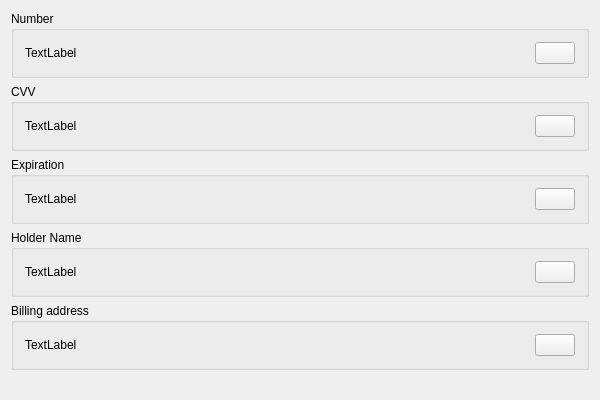
<?xml version="1.0" encoding="UTF-8"?>
<ui version="4.0">
 <class>ViewCardItemClass</class>
 <widget class="QWidget" name="ViewCardItemClass">
  <property name="geometry">
   <rect>
    <x>0</x>
    <y>0</y>
    <width>600</width>
    <height>400</height>
   </rect>
  </property>
  <property name="windowTitle">
   <string>ViewCardItem</string>
  </property>
  <layout class="QVBoxLayout" name="verticalLayout">
   <item>
    <widget class="QGroupBox" name="groupBox">
     <property name="title">
      <string>Number</string>
     </property>
     <layout class="QHBoxLayout" name="horizontalLayout">
      <item>
       <widget class="QLabel" name="numberLabel">
        <property name="sizePolicy">
         <sizepolicy hsizetype="Expanding" vsizetype="Preferred">
          <horstretch>0</horstretch>
          <verstretch>0</verstretch>
         </sizepolicy>
        </property>
        <property name="text">
         <string>TextLabel</string>
        </property>
       </widget>
      </item>
      <item>
       <widget class="CopyButton" name="copyNumberButton">
        <property name="text">
         <string/>
        </property>
        <property name="icon">
         <iconset resource="../../../resource.qrc">
          <normaloff>:/icons/icons/copy.svg</normaloff>:/icons/icons/copy.svg</iconset>
        </property>
       </widget>
      </item>
     </layout>
    </widget>
   </item>
   <item>
    <widget class="QGroupBox" name="groupBox_2">
     <property name="title">
      <string>CVV</string>
     </property>
     <layout class="QHBoxLayout" name="horizontalLayout_2">
      <item>
       <widget class="QLabel" name="cvvLabel">
        <property name="sizePolicy">
         <sizepolicy hsizetype="Expanding" vsizetype="Preferred">
          <horstretch>0</horstretch>
          <verstretch>0</verstretch>
         </sizepolicy>
        </property>
        <property name="text">
         <string>TextLabel</string>
        </property>
       </widget>
      </item>
      <item>
       <widget class="CopyButton" name="copyCvvButton">
        <property name="text">
         <string/>
        </property>
        <property name="icon">
         <iconset resource="../../../resource.qrc">
          <normaloff>:/icons/icons/copy.svg</normaloff>:/icons/icons/copy.svg</iconset>
        </property>
       </widget>
      </item>
     </layout>
    </widget>
   </item>
   <item>
    <widget class="QGroupBox" name="groupBox_3">
     <property name="title">
      <string>Expiration</string>
     </property>
     <layout class="QHBoxLayout" name="horizontalLayout_3">
      <item>
       <widget class="QLabel" name="expirationLabel">
        <property name="sizePolicy">
         <sizepolicy hsizetype="Expanding" vsizetype="Preferred">
          <horstretch>0</horstretch>
          <verstretch>0</verstretch>
         </sizepolicy>
        </property>
        <property name="text">
         <string>TextLabel</string>
        </property>
       </widget>
      </item>
      <item>
       <widget class="CopyButton" name="copyExpirationButton">
        <property name="text">
         <string/>
        </property>
        <property name="icon">
         <iconset resource="../../../resource.qrc">
          <normaloff>:/icons/icons/copy.svg</normaloff>:/icons/icons/copy.svg</iconset>
        </property>
       </widget>
      </item>
     </layout>
    </widget>
   </item>
   <item>
    <widget class="QGroupBox" name="groupBox_4">
     <property name="title">
      <string>Holder Name</string>
     </property>
     <layout class="QHBoxLayout" name="horizontalLayout_4">
      <item>
       <widget class="QLabel" name="holderLabel">
        <property name="sizePolicy">
         <sizepolicy hsizetype="Expanding" vsizetype="Preferred">
          <horstretch>0</horstretch>
          <verstretch>0</verstretch>
         </sizepolicy>
        </property>
        <property name="text">
         <string>TextLabel</string>
        </property>
       </widget>
      </item>
      <item>
       <widget class="CopyButton" name="copyHolderLabel">
        <property name="text">
         <string/>
        </property>
        <property name="icon">
         <iconset resource="../../../resource.qrc">
          <normaloff>:/icons/icons/copy.svg</normaloff>:/icons/icons/copy.svg</iconset>
        </property>
       </widget>
      </item>
     </layout>
    </widget>
   </item>
   <item>
    <widget class="QGroupBox" name="groupBox_5">
     <property name="title">
      <string>Billing address</string>
     </property>
     <layout class="QHBoxLayout" name="horizontalLayout_5">
      <item>
       <widget class="QLabel" name="billingLabel">
        <property name="sizePolicy">
         <sizepolicy hsizetype="Expanding" vsizetype="Preferred">
          <horstretch>0</horstretch>
          <verstretch>0</verstretch>
         </sizepolicy>
        </property>
        <property name="text">
         <string>TextLabel</string>
        </property>
       </widget>
      </item>
      <item>
       <widget class="CopyButton" name="copyBillingButton">
        <property name="text">
         <string/>
        </property>
        <property name="icon">
         <iconset resource="../../../resource.qrc">
          <normaloff>:/icons/icons/copy.svg</normaloff>:/icons/icons/copy.svg</iconset>
        </property>
       </widget>
      </item>
     </layout>
    </widget>
   </item>
   <item>
    <spacer name="verticalSpacer">
     <property name="orientation">
      <enum>Qt::Orientation::Vertical</enum>
     </property>
     <property name="sizeHint" stdset="0">
      <size>
       <width>20</width>
       <height>40</height>
      </size>
     </property>
    </spacer>
   </item>
  </layout>
 </widget>
 <layoutdefault spacing="6" margin="11"/>
 <customwidgets>
  <customwidget>
   <class>CopyButton</class>
   <extends>QPushButton</extends>
   <header>../Components/CopyButton.h</header>
  </customwidget>
 </customwidgets>
 <resources>
  <include location="../../../resource.qrc"/>
 </resources>
 <connections/>
</ui>
